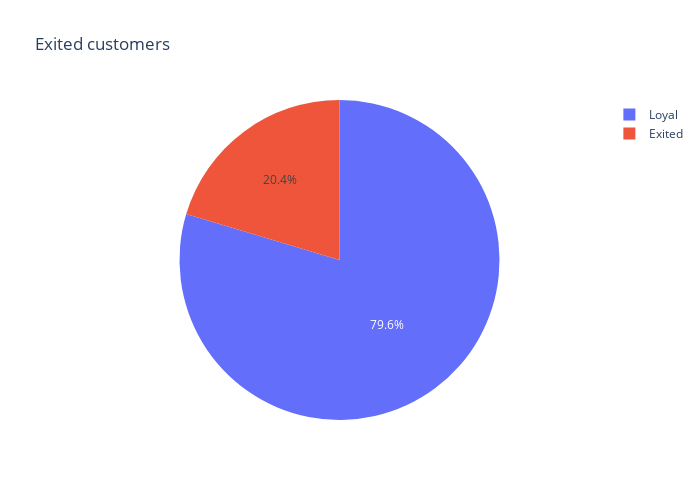

Source (notebook cell):
### Markdown cell above
### Task 9.1

### Code cell
data_91 = churn_data
fig = px.pie(
    data_frame=data_91,
    names='Exited',
    height=500,
    width=700,
    title='Exited customers'
)
fig.show()

### Figure 1 — Plotly figure (JSON) as saved in the notebook; plotly's stock layout.template omitted (floating-point values rounded to 4 significant figures; data arrays with more than 128 entries replaced by an {"elided": "..."} marker saying what was removed)
{"data": [{"domain": {"x": [0, 1], "y": [0, 1]}, "hovertemplate": "Exited=%{label}<extra></extra>", "labels": {"elided": "10000 str values"}, "legendgroup": "", "name": "", "showlegend": true, "type": "pie"}], "layout": {"height": 500, "legend": {"tracegroupgap": 0}, "title": {"text": "Exited customers"}, "width": 700}}
